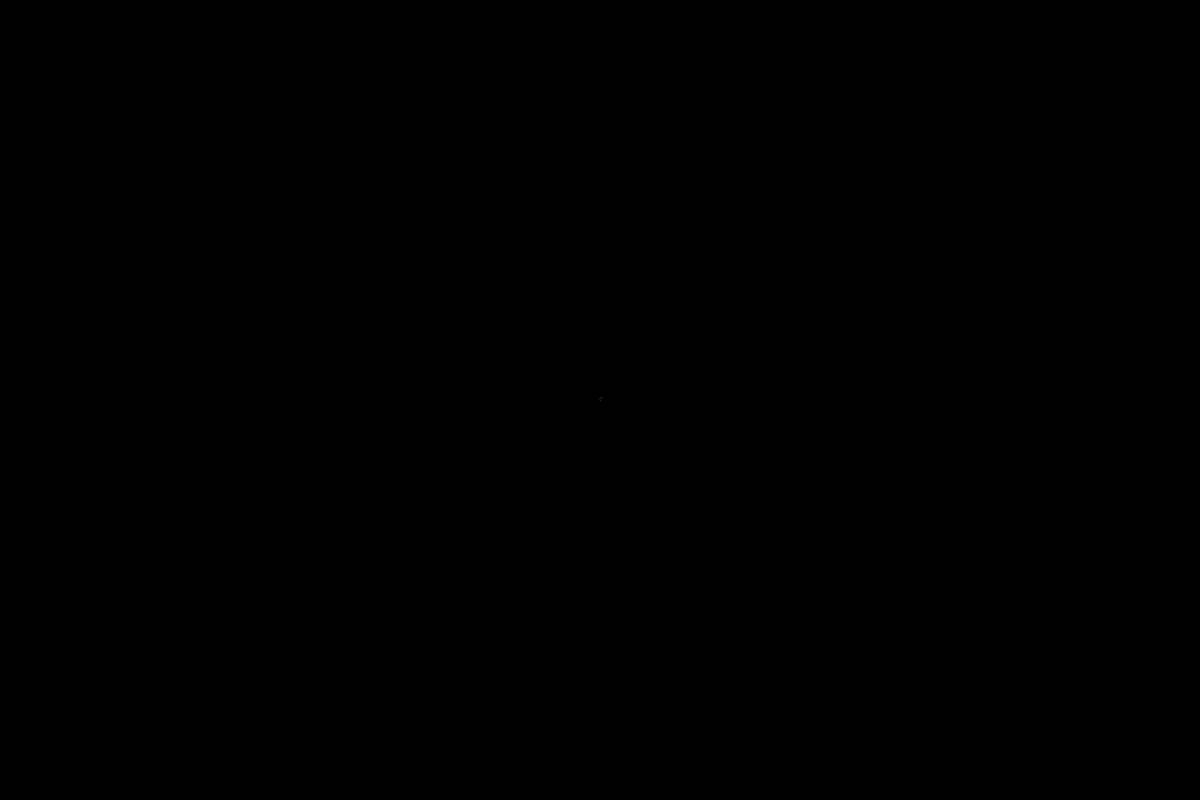
Frame 1 (no input)
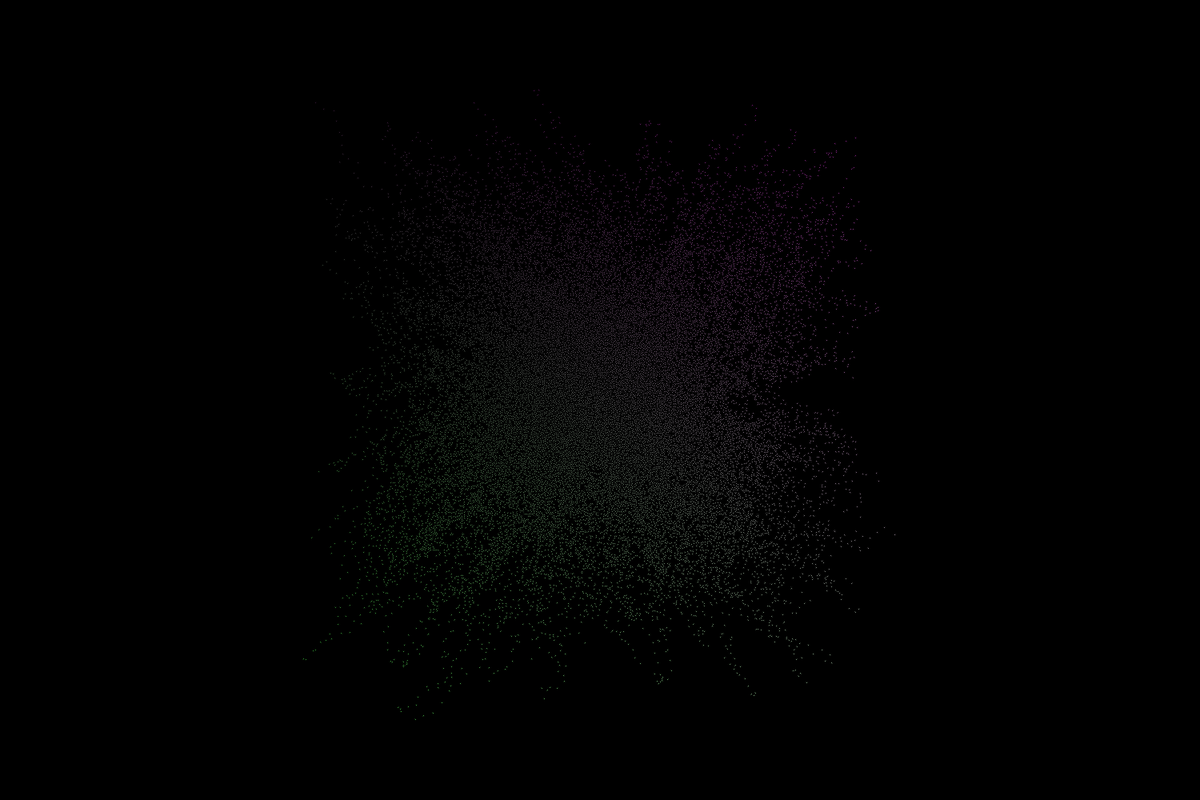
Frame 60 (the mouse pressed at the canvas centre just before this capture)
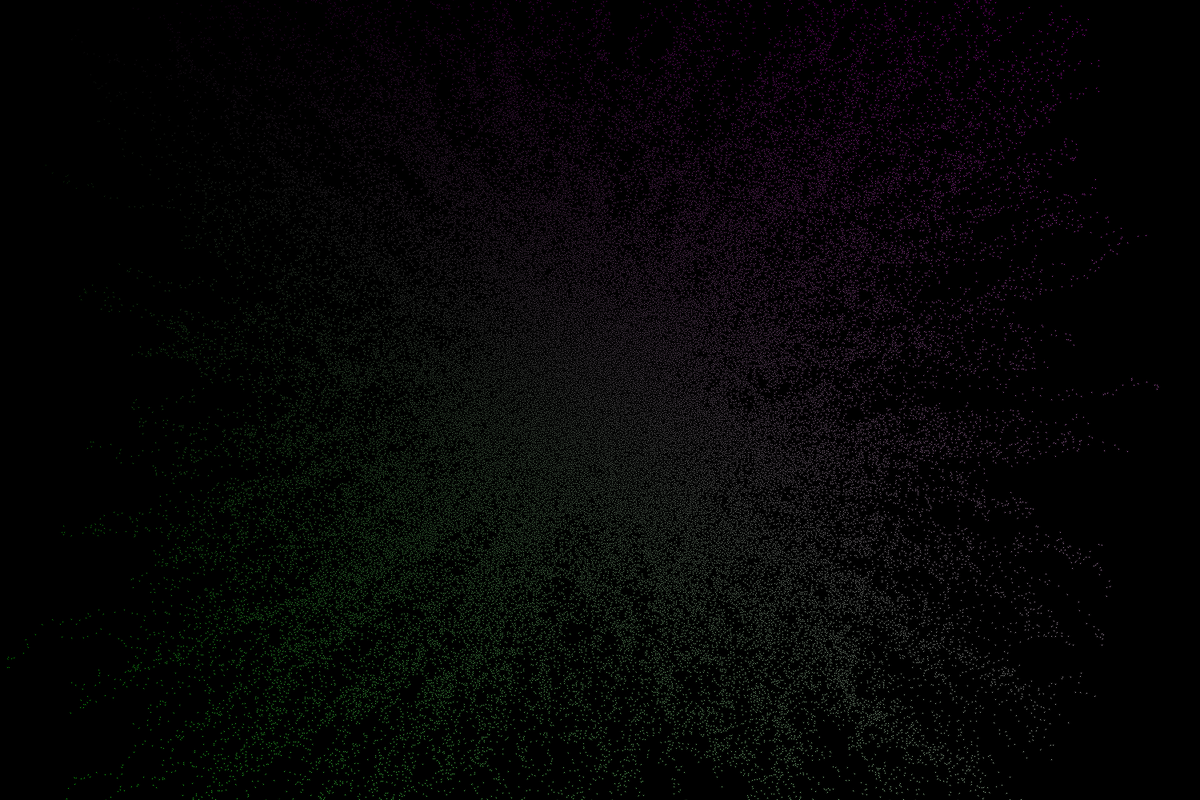
Frame 120 (the mouse held since frame 60 and released just before this capture)

The Processing sketch that drew these frames (run headless with seeded random() and noise(); from frame 60 on, the mouse is pressed at the canvas centre):

// Processing sketch: Ephemera_Specks
// ── Ephemera_Specks.pde
Speck specks;
//Speck specks2;

void setup(){
  size(1500,1000);
  specks = new Speck(width/2,height/2);
  // specks2 = new Speck(random(0,1500),random(0,1000)); 
  specks.spawnSpecks(1000);
  //specks2.spawnSpecks(100);
  background(0);
}


void draw(){
  //  background(0);
    specks.show();
  //  specks2.show();   
}

// ── Speck.pde
class Speck {
  float xloc;
  float yloc;
  float xoff;
  float yoff;
  float count1;
  float r,g,b,a;
  Speck[] specks;
  
  
 Speck(float x, float y){
   xloc = x;
   yloc = y;
   xoff = random(-5,5);
   yoff = random(-5,5);
   float count = 20;
   count1 = count;
 }
 
void spawnSpecks(int total){
   specks = new Speck[total];
     
   for (int i = 0; i < specks.length; i++) {    
     float x = xloc+xoff;
     float y = yloc+yoff;     
     specks[i] = new Speck(x,y);     
     }
 }
  
  void show(){
     //color gradient
     r = map(xloc, 0, width, 0, 255);
     g = map(yloc, 0, height, 0, 255);
     b = map(xloc, 0, width, 0, 255);
     fill(r,g,b);
     //fill(200,100);
     ellipse(xloc,yloc,2, 2);   
    
     if (specks != null) {
       for (int i = 0; i < specks.length; i++){
      
        // if (specks[i].count1 >= 0){
        //  xloc = xloc+xoff;
        //  yloc = yloc+yoff;}
        specks[i].show();
          }
     }
   // cool pattern
    xloc = xloc+xoff-random(-10,10);
    yloc = yloc+yoff-random(-10,10);
 //  if (count1 >= 0){
 //  xloc = xloc+xoff;
 //  yloc = yloc+yoff;
 //  count1 = count1-random(0,1);
 //}
   
 
  }
  
  
}
